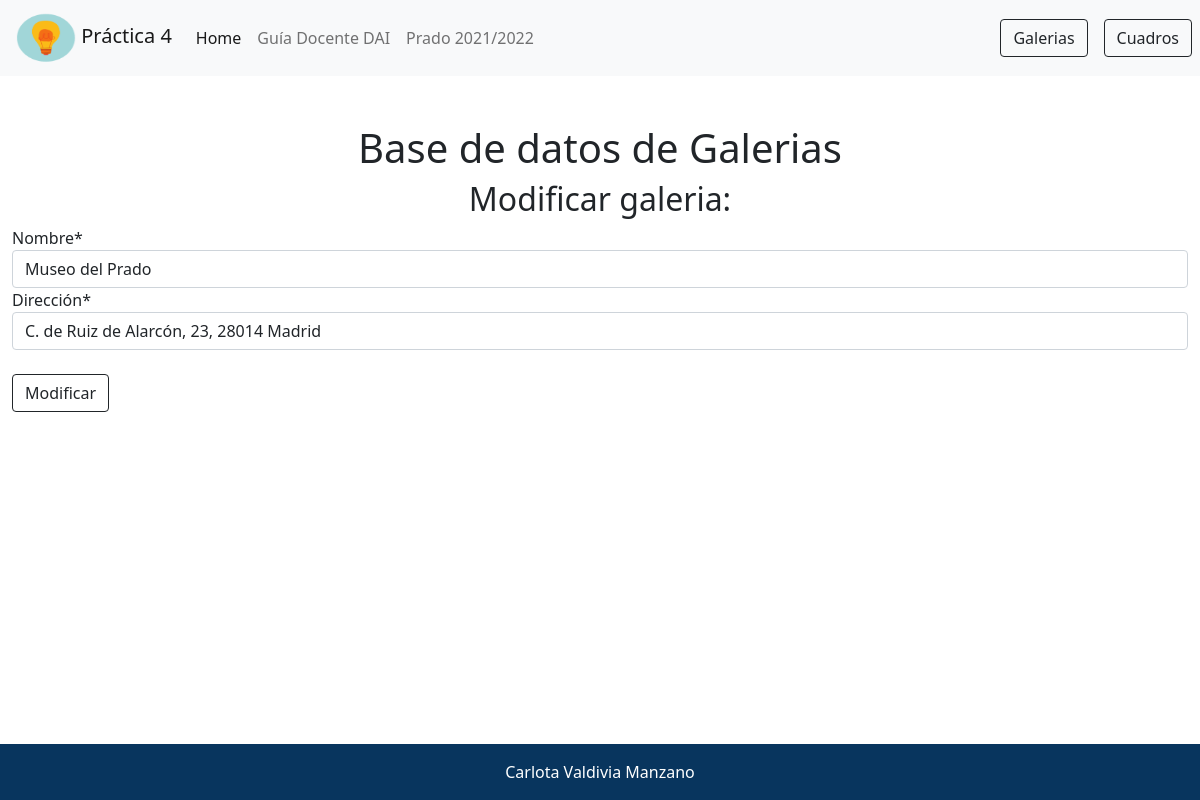
The app's page /galerias/modificar/Museo del Prado with its own data.
### galerias/models.py (models this page shows, shortened)
class Galeria(models.Model):
  nombre     = models.CharField(max_length=200)
  dirección  = models.CharField(max_length=100)

### galerias/views.py (the view)
# urls.py: path('galerias/modificar/<str:pk>', views.modificarGaleria, name='modificar_galeria'),
def modificarGaleria(request, pk):
    error = None
    galeria = Galeria.objects.get(nombre=pk)
    if request.method == "POST":
        form = GaleriaForm(request.POST, instance=galeria)
        if form.is_valid():
            form.save()
            return redirect('lista_galerias')
        else:
            error = form.errors
    else:
        form = GaleriaForm(instance=galeria)
    return render(request, 'modificar_galeria.html', {'form':form, 'error':error})

### galerias/forms.py
class GaleriaForm(forms.ModelForm):
    class Meta:
        model = Galeria
        fields = ('nombre', 'dirección')

### galerias/templates/modificar_galeria.html (shortened to what this page needs)
{%extends "base.html" %}
{%block content %}
<h1 class="text-center">Base de datos de Galerias </h1>
{% load crispy_forms_tags %}
    <div class="row">
        <div class="text-center">
            <h2>Modificar galeria:</h2>
        </div>
        <form method="POST">
            {{ form|crispy }}
            <br>
                <button type="submit" class="btn btn-outline-dark text-center">Modificar</button>
        </form>
    </div>
{% endblock %}

### records on screen
Galeria: nombre "Museo del Prado", dirección "C. de Ruiz de Alarcón, 23, 28014 Madrid"
